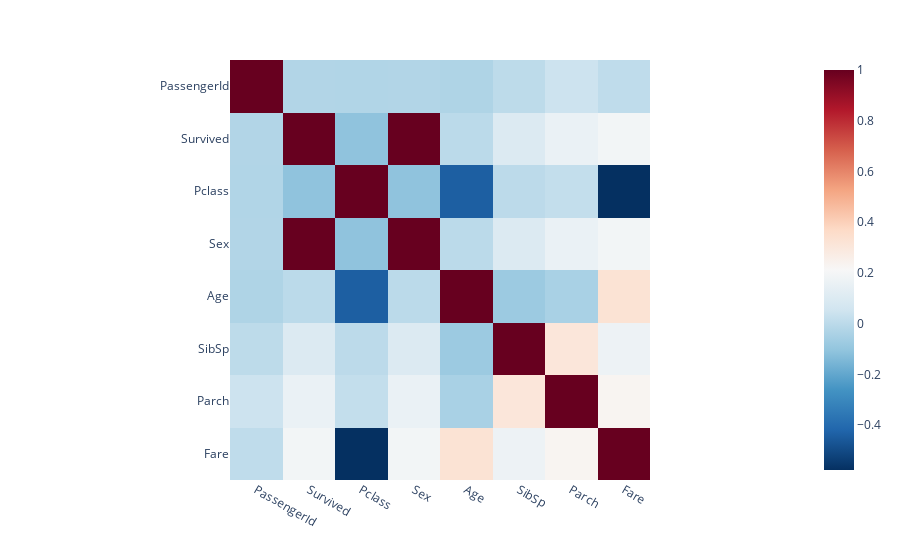

Here is the notebook cell this chart was saved with:
### Code cell
fig = px.imshow(correlation_matrix, color_continuous_scale='RdBu_r')
fig.show()

### Figure 1 — Plotly figure (JSON) as saved in the notebook; plotly's stock layout.template omitted (floating-point values rounded to 4 significant figures)
{"data": [{"coloraxis": "coloraxis", "hovertemplate": "x: %{x}<br>y: %{y}<br>color: %{z}<extra></extra>", "name": "0", "type": "heatmap", "x": ["PassengerId", "Survived", "Pclass", "Sex", "Age", "SibSp", "Parch", "Fare"], "xaxis": "x", "y": ["PassengerId", "Survived", "Pclass", "Sex", "Age", "SibSp", "Parch", "Fare"], "yaxis": "y", "z": [[1, -0.02325, -0.02675, -0.02325, -0.03087, 0.003818, 0.04308, 0.008317], [-0.02325, 1, -0.1086, 1, -9.96e-06, 0.09994, 0.1591, 0.1916], [-0.02675, -0.1086, 1, -0.1086, -0.4408, 0.001087, 0.01872, -0.5768], [-0.02325, 1, -0.1086, 1, -9.96e-06, 0.09994, 0.1591, 0.1916], [-0.03087, -9.96e-06, -0.4408, -9.96e-06, 1, -0.07953, -0.04507, 0.3262], [0.003818, 0.09994, 0.001087, 0.09994, -0.07953, 1, 0.3069, 0.1716], [0.04308, 0.1591, 0.01872, 0.1591, -0.04507, 0.3069, 1, 0.2301], [0.008317, 0.1916, -0.5768, 0.1916, 0.3262, 0.1716, 0.2301, 1]]}], "layout": {"coloraxis": {"colorscale": [[0, "rgb(5,48,97)"], [0.1, "rgb(33,102,172)"], [0.2, "rgb(67,147,195)"], [0.3, "rgb(146,197,222)"], [0.4, "rgb(209,229,240)"], [0.5, "rgb(247,247,247)"], [0.6, "rgb(253,219,199)"], [0.7, "rgb(244,165,130)"], [0.8, "rgb(214,96,77)"], [0.9, "rgb(178,24,43)"], [1, "rgb(103,0,31)"]]}, "margin": {"t": 60}, "xaxis": {"anchor": "y", "constrain": "domain", "domain": [0, 1], "scaleanchor": "y"}, "yaxis": {"anchor": "x", "autorange": "reversed", "constrain": "domain", "domain": [0, 1]}}}
